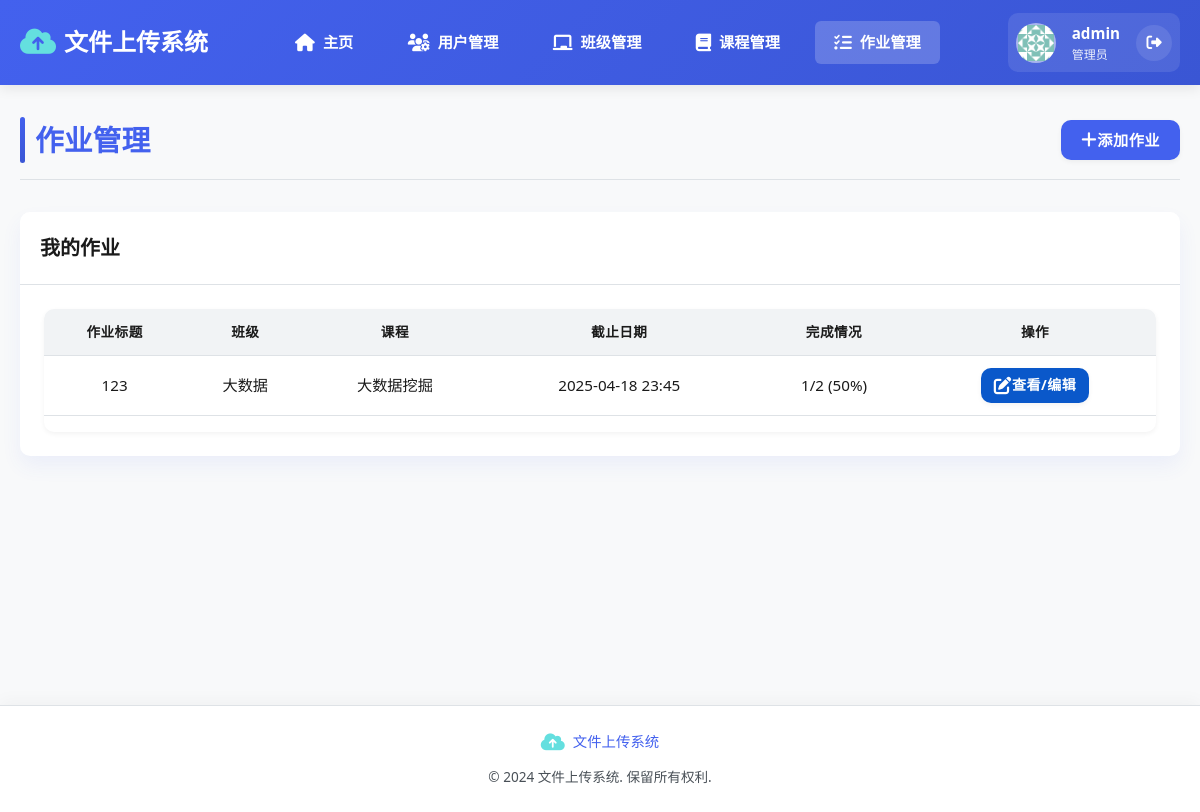
Screenshot of /assignments (signed in) with the database file from the repository.
### app/models/models.py (models this page shows)
class User(Base):
    __tablename__ = "users"
    id = Column(Integer, primary_key=True, index=True)
    username = Column(String, unique=True, index=True)
    hashed_password = Column(String)
    role = Column(String)  # admin, teacher, student
    created_at = Column(DateTime, default=datetime.datetime.now)
    classes = relationship("Class", secondary=class_student_association, back_populates="students")
    teacher_classes = relationship("Class", back_populates="teacher")
    assignments = relationship("Assignment", back_populates="teacher")
    submissions = relationship("Submission", back_populates="student")

class Assignment(Base):
    __tablename__ = "assignments"
    id = Column(Integer, primary_key=True, index=True)
    title = Column(String, index=True)
    description = Column(String)
    class_id = Column(Integer, ForeignKey("classes.id"))
    course_id = Column(Integer, ForeignKey("courses.id"))
    teacher_id = Column(Integer, ForeignKey("users.id"))
    due_date = Column(DateTime)
    created_at = Column(DateTime, default=datetime.datetime.now)
    class_obj = relationship("Class", back_populates="assignments")
    course = relationship("Course", back_populates="assignments")
    teacher = relationship("User", back_populates="assignments")
    submissions = relationship("Submission", back_populates="assignment")

class Class(Base):
    __tablename__ = "classes"
    id = Column(Integer, primary_key=True, index=True)
    name = Column(String, index=True)
    description = Column(String, nullable=True)
    teacher_id = Column(Integer, ForeignKey("users.id"))
    created_at = Column(DateTime, default=datetime.datetime.now)
    teacher = relationship("User", back_populates="teacher_classes", foreign_keys=[teacher_id])
    students = relationship("User", secondary=class_student_association, back_populates="classes")
    courses = relationship("Course", secondary=course_class_association, back_populates="classes")
    assignments = relationship("Assignment", back_populates="class_obj")

class Course(Base):
    __tablename__ = "courses"
    id = Column(Integer, primary_key=True, index=True)
    name = Column(String, index=True)
    code = Column(String, index=True)
    description = Column(String, nullable=True)
    semester = Column(String)
    teacher_id = Column(Integer, ForeignKey("users.id"))
    created_at = Column(DateTime, default=datetime.datetime.now)
    classes = relationship("Class", secondary=course_class_association, back_populates="courses")
    assignments = relationship("Assignment", back_populates="course")

### app/routers/assignments.py (the view)
@router.get("/assignments", response_class=HTMLResponse, name="assignments")
async def list_assignments(
    request: Request,
    current_user: User = Depends(teacher_required),
    db: Session = Depends(get_db)
):
    assignments = db.query(Assignment).filter(Assignment.teacher_id == current_user.id).all()
    for assignment in assignments:
        assignment.submissions_count = len(assignment.submissions)
        assignment.total_students = len(assignment.class_obj.students) if assignment.class_obj else 0
    return templates.TemplateResponse(
        "assignments.html",
        {"request": request, "user": current_user, "assignments": assignments}
    )

### templates/assignments.html (shortened to what this page needs)
{% extends "layout.html" %}
{% block content %}
<div class="page-header">
    <h1>作业管理</h1>
    <a href="{{ url_for('create_assignment') }}" class="btn btn-primary"><i class="fas fa-plus"></i> 添加作业</a>
</div>
<div class="card">
    <div class="card-header">
        <h2>我的作业</h2>
    </div>
    <div class="card-body">
        {% if assignments %}
        <div class="table-responsive">
            <table class="table">
                <thead>
                    <tr>
                        <th>作业标题</th>
                        <th>班级</th>
                        <th>课程</th>
                        <th>截止日期</th>
                        <th>完成情况</th>
                        <th>操作</th>
                    </tr>
                </thead>
                <tbody>
                    {% for assignment in assignments %}
                    <tr>
                        <td>{{ assignment.title }}</td>
                        <td>{{ assignment.class_obj.name }}</td>
                        <td>{{ assignment.course.name }}</td>
                        <td>{{ assignment.due_date.strftime('%Y-%m-%d %H:%M') }}</td>
                        <td>
                            {% if assignment.total_students > 0 %}
                            {{ assignment.submissions_count }}/{{ assignment.total_students }}
                            ({{ (assignment.submissions_count / assignment.total_students * 100)|int }}%)
                            {% else %}
                            0/0 (0%)
                            {% endif %}
                        </td>
                        <td>
                            <a href="{{ url_for('view_assignment', assignment_id=assignment.id) }}" class="btn btn-sm btn-info">
                                <i class="fas fa-edit"></i> 查看/编辑
                            </a>
                        </td>
                    </tr>
                    {% endfor %}
                </tbody>
            </table>
        </div>
        {% else %}
        <div class="alert alert-info">
            您还没有创建任何作业。点击"添加作业"按钮创建您的第一个作业。
        </div>
        {% endif %}
    </div>
</div>
{% endblock %}

### templates/layout.html (shortened to what this page needs)
<!DOCTYPE html>
<html lang="zh-CN">
<head>
    <link rel="stylesheet" href="https://cdnjs.cloudflare.com/ajax/libs/font-awesome/6.4.0/css/all.min.css">
    <link rel="stylesheet" href="{{ url_for('static', path='/css/style.css') }}">
</head>
<body>
    <header>
        <div class="container">
            <div class="navbar">
                <a href="/dashboard" class="logo">
                    <i class="fas fa-cloud-upload-alt"></i>
                    <span>文件上传系统</span>
                </a>
                <nav class="nav-links-container">
                    <ul class="nav-links">
                        <li><a href="{{ url_for('dashboard') }}" class="{{ 'active' if request.url.path == '/dashboard' }}"><i class="fas fa-home"></i> 主页</a></li>
                        {% if user.role == 'admin' %}
                        <li><a href="{{ url_for('admin_panel') }}" class="{{ 'active' if request.url.path == '/admin/users' }}"><i class="fas fa-users-cog"></i> 用户管理</a></li>
                        {% endif %}
                        {% if user.role == 'teacher' or user.role == 'admin' %}
                        <li><a href="{{ url_for('classes') }}" class="{{ 'active' if request.url.path == '/classes' }}"><i class="fas fa-chalkboard"></i> 班级管理</a></li>
                        <li><a href="{{ url_for('courses') }}" class="{{ 'active' if request.url.path == '/courses' }}"><i class="fas fa-book"></i> 课程管理</a></li>
                        <li><a href="{{ url_for('assignments') }}" class="{{ 'active' if request.url.path == '/assignments' }}"><i class="fas fa-tasks"></i> 作业管理</a></li>
                        {% endif %}
                    </ul>
                </nav>
                <div class="user-info">
                    <div class="user-avatar">
                        <img src="{{ url_for('static', path='/images/avatar.png') }}" alt="用户头像">
                    </div>
                    <div class="user-details">
                        <span class="user-name">{{ user.username }}</span>
                        <span class="user-role">{{ user.role|replace('admin', '管理员')|replace('teacher', '教师')|replace('student', '学生') }}</span>
                    </div>
                    <a href="{{ url_for('logout') }}" class="logout-btn"><i class="fas fa-sign-out-alt"></i></a>
                </div>
            </div>
        </div>
    </header>
    <div class="main-content">
        <div class="container">
            <div class="content-wrapper">
                {% block content %}{% endblock %}
            </div>
        </div>
    </div>
    <footer>
        <div class="container">
            <div class="footer-content">
                <div class="footer-logo">
                    <i class="fas fa-cloud-upload-alt"></i>
                    <span>文件上传系统</span>
                </div>
                <p class="copyright">&copy; 2024 文件上传系统. 保留所有权利.</p>
            </div>
        </div>
    </footer>
</body>
</html>

### rows the page displays
User: username "admin", role "管理员"
Assignment: title "123", class_obj.name "大数据", course.name "大数据挖掘", due_date "2025-04-18 23:45", submissions_count "1", total_students "2", submissions_count "50"
